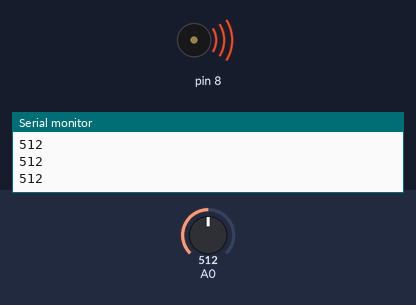
A sketch run on a simulated Arduino Uno, built with avr-gcc and run on an emulated ATmega328P. Parts: buzzer (waves = sounding), the last lines printed to the serial monitor. Inputs (shaded band) come from the test bench; at power-on: A0 = 512.

Above: at 1.2 s.
1.3 s: A0 set to 498
At 1.7 s:
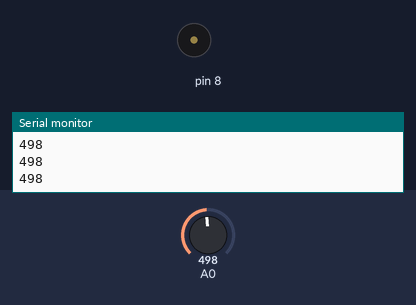
2.8 s: A0 set to 511
At 4.0 s:
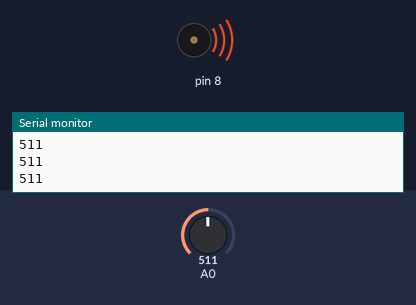
4.3 s: A0 set to 495
At 5.2 s:
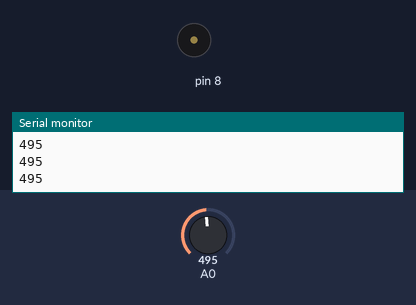
Timing chart, 0 to 7.3 s (numbered marks = the images above; inputs shaded):
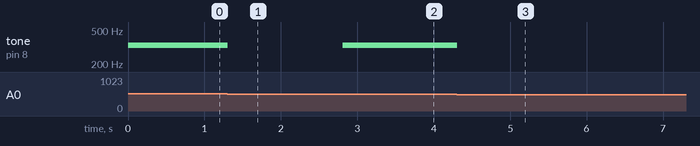

The sketch:

sketch_Project7.ino
```cpp
int notes[]{262,294,330,349,392};
void setup() {
  Serial.begin(9600);
}

void loop() {
  int keyVal = analogRead(A0);
  Serial.println(keyVal);

  if(keyVal == 1023){
    tone(8,notes[0]);
  }

  else if(keyVal >= 990 && keyVal <= 1010){
    tone(8, notes[1]);
  }

  else if(keyVal >= 505 && keyVal <= 515){
    tone(8, notes[2]);
  }

  else if(keyVal >= 5 && keyVal <= 10){
    tone(8, notes[3]);
  }

  else if(keyVal >= 690 && keyVal <= 700){
    tone(8, notes[4]);
  }
  else{
  noTone(8);
  }
}
```

Measured:
- the behaviour switches between 505 and 504 on A0 (found by bisection; images 0 and 1)
- after the input at 1.3 s, tone on pin 8: 330 Hz → silent at once
- after the input at 2.8 s, tone on pin 8: silent → 330 Hz at once
- after the input at 4.3 s, tone on pin 8: 330 Hz → silent at once
